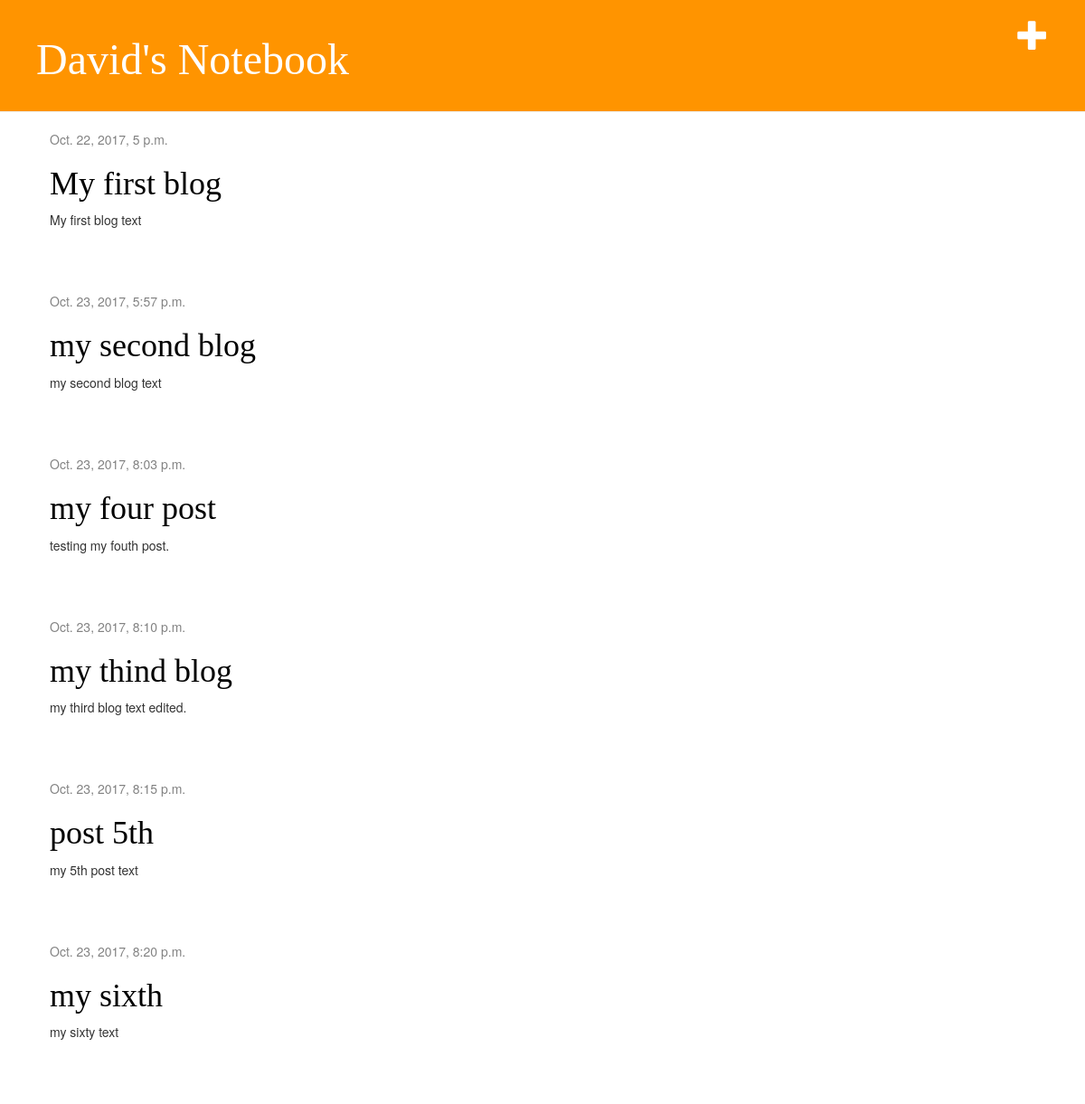
The app's page / (signed in) with its own data.
### blog/models.py (models this page shows)
class Post(models.Model):
    author = models.ForeignKey('auth.User')
    title = models.CharField(max_length=200)
    text = models.TextField()
    created_date = models.DateTimeField(
        default=timezone.now)
    published_date = models.DateTimeField(
        blank=True, null=True)

### blog/views.py (the view)
# urls.py: url(r'^$', views.post_list, name='post_list'),
@login_required
def post_list(request):
    posts = Post.objects.filter(published_date__lte=timezone.now()).order_by('published_date')
    return render(request, 'blog/post_list.html', {'posts': posts})

### blog/templates/blog/post_list.html
{% extends 'blog/base.html' %}
{% block content %}
    {% for post in posts %}
        <div class="post">
            <div class="date">
                {{ post.published_date }}
            </div>
            <h1><a href="">{{ post.title }}</a></h1>
            <p>{{ post.text|linebreaksbr }}</p>
        </div>
    {% endfor %}
{% endblock %}

### blog/templates/blog/base.html (shortened to what this page needs)
{% load staticfiles %}
<html>
    <head>
        <link rel="stylesheet" href="//maxcdn.bootstrapcdn.com/bootstrap/3.2.0/css/bootstrap.min.css">
        <link rel="stylesheet" href="//maxcdn.bootstrapcdn.com/bootstrap/3.2.0/css/bootstrap-theme.min.css">
        <link rel="stylesheet" href="{% static 'css/blog.css' %}">
    </head>
    <body>
    <div class="page-header">
        {% if user.is_authenticated %}
            <a href="{% url 'post_new' %}" class="top-menu"><span class="glyphicon glyphicon-plus"></span></a>
        {% endif %}
        <h1><a href="/">David's Notebook</a></h1>
    </div>
    <div class="content container">
        <div class="row">
            <div class="col-md-8">
            {% block content %}
            {% endblock %}
            </div>
        </div>
    </div>
</body>
</html>

### blog/static/css/blog.css (style rules this page uses)
.page-header { background-color: #ff9400; margin-top: 0; padding: 20px 20px 20px 40px; }
.page-header h1, .page-header h1 a, .page-header h1 a:visited, .page-header h1 a:active { color: #ffffff; font-size: 36pt; text-decoration: none; }
.content { margin-left: 40px; }
h1, h2, h3, h4 { font-family: 'Lobster', cursive; }
.date { color: #828282; }
.top-menu, .top-menu:hover, .top-menu:visited { color: #ffffff; float: right; font-size: 26pt; margin-right: 20px; }
.post { margin-bottom: 70px; }
.post h1 a, .post h1 a:visited { color: #000000; }

### records on screen
Post: published_date "Oct. 22, 2017, 5 p.m.", title "My first blog", text "My first blog text"
Post: published_date "Oct. 23, 2017, 5:57 p.m.", title "my second blog", text "my second blog text"
Post: published_date "Oct. 23, 2017, 8:03 p.m.", title "my four post", text "testing my fouth post."
Post: published_date "Oct. 23, 2017, 8:10 p.m.", title "my thind blog", text "my third blog text edited."
Post: published_date "Oct. 23, 2017, 8:15 p.m.", title "post 5th", text "my 5th post text"
Post: published_date "Oct. 23, 2017, 8:20 p.m.", title "my sixth", text "my sixty text"
